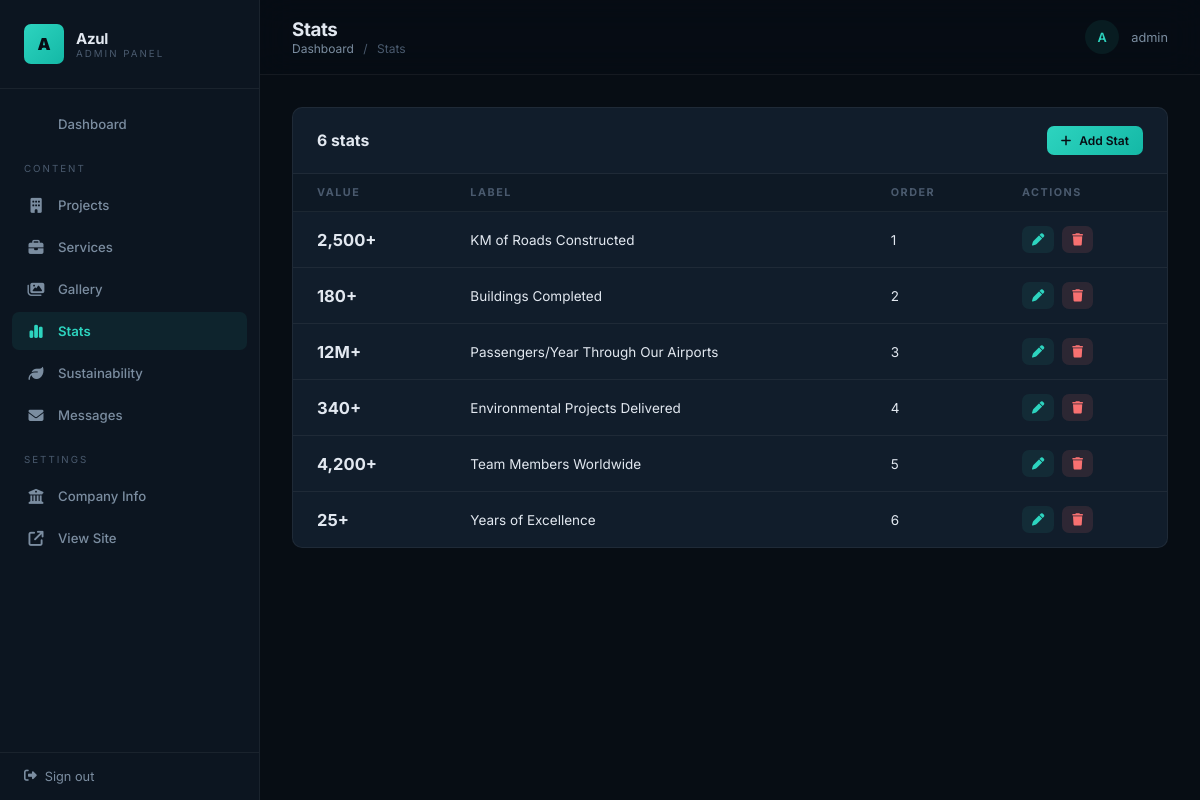
The app's page /manage/admin/stats/ (signed in) with its own data.
### core/models.py (models this page shows, shortened)
class Stat(models.Model):
    label = models.CharField(max_length=200)
    value = models.CharField(max_length=100)
    order = models.PositiveIntegerField(default=0)
    class Meta:
        ordering = ['order']

### dashboard/views.py (the view)
# urls.py: path('stats/', views.stat_list, name='dashboard_stats'),
@login_required(login_url='dashboard_login')
@superuser_required
def stat_list(request):
    stats = Stat.objects.all()
    return render(request, 'dashboard/stats/list.html', {'stats': stats})

### core/context_processors.py (called while the page is built)
def company_context(request):
    return {'company': CompanyInfo.objects.first()}

### dashboard/views.py (called while the page is built)
def superuser_required(view_func):
    return user_passes_test(lambda u: u.is_superuser, login_url='dashboard_login')(view_func)

### templates/dashboard/stats/list.html (shortened to what this page needs)
{% extends 'dashboard/base.html' %}
{% block header_title %}Stats{% endblock %}
{% block breadcrumb %}<a href="{% url 'dashboard_home' %}">Dashboard</a> <span>/</span> Stats{% endblock %}
{% block dashboard_content %}
<div class="table-wrapper">
    <div class="table-toolbar">
        <span class="table-toolbar__title">{{ stats.count }} stat{{ stats.count|pluralize }}</span>
        <a href="{% url 'dashboard_stat_create' %}" class="btn btn--primary btn--sm">
            <i class="fa-solid fa-plus"></i> Add Stat
        </a>
    </div>
    {% if stats %}
    <table>
        <thead>
            <tr>
                <th>Value</th>
                <th>Label</th>
                <th>Order</th>
                <th>Actions</th>
            </tr>
        </thead>
        <tbody>
            {% for stat in stats %}
            <tr>
                <td style="font-weight: 700; font-size: 1.1rem;">{{ stat.value }}</td>
                <td>{{ stat.label }}</td>
                <td>{{ stat.order }}</td>
                <td>
                    <div class="table-actions">
                        <a href="{% url 'dashboard_stat_edit' stat.pk %}" class="edit"><i class="fa-solid fa-pen"></i></a>
                        <a href="{% url 'dashboard_stat_delete' stat.pk %}" class="delete" onclick="return confirm('Delete this stat?')"><i class="fa-solid fa-trash"></i></a>
                    </div>
                </td>
            </tr>
            {% endfor %}
        </tbody>
    </table>
    {% else %}
    <div class="empty"><i class="fa-solid fa-chart-simple"></i><p>No stats yet.</p></div>
    {% endif %}
</div>
{% endblock %}

### templates/dashboard/base.html (shortened to what this page needs)
<!DOCTYPE html>
<html lang="en">
<head>
    <link rel="stylesheet" href="https://cdnjs.cloudflare.com/ajax/libs/font-awesome/6.5.1/css/all.min.css">
</head>
<body>
    <aside class="sidebar">
        <div class="sidebar__brand">
            <div class="sidebar__brand-icon">A</div>
            <div>
                <div class="sidebar__brand-text">Azul</div>
                <div class="sidebar__brand-sub">Admin Panel</div>
            </div>
        </div>
        <nav class="sidebar__nav">
            <a href="{% url 'dashboard_home' %}" class="sidebar__link {% if request.resolver_match.url_name == 'dashboard_home' %}active{% endif %}">
                 Dashboard
            </a>
            <div class="sidebar__section">Content</div>
            <a href="{% url 'dashboard_projects' %}" class="sidebar__link {% if 'project' in request.resolver_match.url_name %}active{% endif %}">
                <i class="fa-solid fa-building"></i> Projects
            </a>
            <a href="{% url 'dashboard_services' %}" class="sidebar__link {% if 'service' in request.resolver_match.url_name %}active{% endif %}">
                <i class="fa-solid fa-briefcase"></i> Services
            </a>
            <a href="{% url 'dashboard_gallery' %}" class="sidebar__link {% if 'gallery' in request.resolver_match.url_name %}active{% endif %}">
                <i class="fa-solid fa-images"></i> Gallery
            </a>
            <a href="{% url 'dashboard_stats' %}" class="sidebar__link {% if 'stat' in request.resolver_match.url_name %}active{% endif %}">
                <i class="fa-solid fa-chart-simple"></i> Stats
            </a>
            <a href="{% url 'dashboard_sustainability' %}" class="sidebar__link {% if 'sustainability' in request.resolver_match.url_name %}active{% endif %}">
                <i class="fa-solid fa-leaf"></i> Sustainability
            </a>
            <a href="{% url 'dashboard_contact_messages' %}" class="sidebar__link {% if 'message' in request.resolver_match.url_name %}active{% endif %}">
                <i class="fa-solid fa-envelope"></i> Messages
            </a>
            <div class="sidebar__section">Settings</div>
            <a href="{% url 'dashboard_company' %}" class="sidebar__link {% if 'company' in request.resolver_match.url_name %}active{% endif %}">
                <i class="fa-solid fa-building-columns"></i> Company Info
            </a>
            <a href="{% url 'home' %}" class="sidebar__link" target="_blank">
                <i class="fa-solid fa-arrow-up-right-from-square"></i> View Site
            </a>
        </nav>
        <div class="sidebar__footer">
            <a href="{% url 'dashboard_logout' %}">
                <i class="fa-solid fa-right-from-bracket"></i> Sign out
            </a>
        </div>
    </aside>
    <div class="main">
        <header class="main__header">
            <div>
                <h1 class="main__title">{% block header_title %}Dashboard{% endblock %}</h1>
                <div class="main__breadcrumb">{% block breadcrumb %}{% endblock %}</div>
            </div>
            <div class="main__user">
                <div class="main__user-avatar">{{ request.user.username|first|upper }}</div>
                {{ request.user.username }}
            </div>
        </header>
        <div class="main__content">
            {% block dashboard_content %}{% endblock %}
        </div>
    </div>
</body>
</html>

### records on screen
Stat: value "2,500+", label "KM of Roads Constructed", order "1"
Stat: value "180+", label "Buildings Completed", order "2"
Stat: value "12M+", label "Passengers/Year Through Our Airports", order "3"
Stat: value "340+", label "Environmental Projects Delivered", order "4"
Stat: value "4,200+", label "Team Members Worldwide", order "5"
Stat: value "25+", label "Years of Excellence", order "6"

### other values on screen
{{ request.user.username|first|upper }} "A"
{{ request.user.username }} "admin"
{{ stats.count }} "6"
